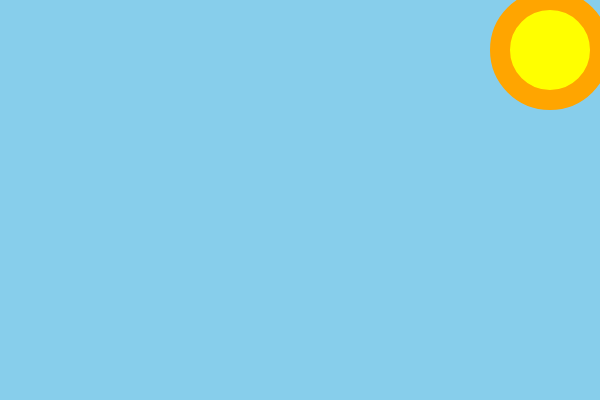
Frame 1 (no input)
Frame 60 (no input): identical to frame 1, image omitted
Frame 120 (the mouse pressed at the canvas centre since frame 60): identical to frame 1, image omitted

The p5.js sketch that drew this single still picture (run headless with seeded random() and noise() and a simulated clock; from frame 60 on, the mouse is pressed at the canvas centre):

// p5.js sketch
// ── sketch.js
function setup() {
    createCanvas(600, 400);
}

function draw() {
    //when mouse button is pressed, circles turn black
    // if (mouseIsPressed === true) {
    //   fill(0);
    // } else {
    //   fill(255);
    // }

    // //white circles drawn at mouse position
    // circle(mouseX, mouseY, 100);\
    background(135, 206, 235);


    fill("yellow")
    stroke("orange");
    strokeWeight(20);
    circle(550, 50, 100);
    
}
